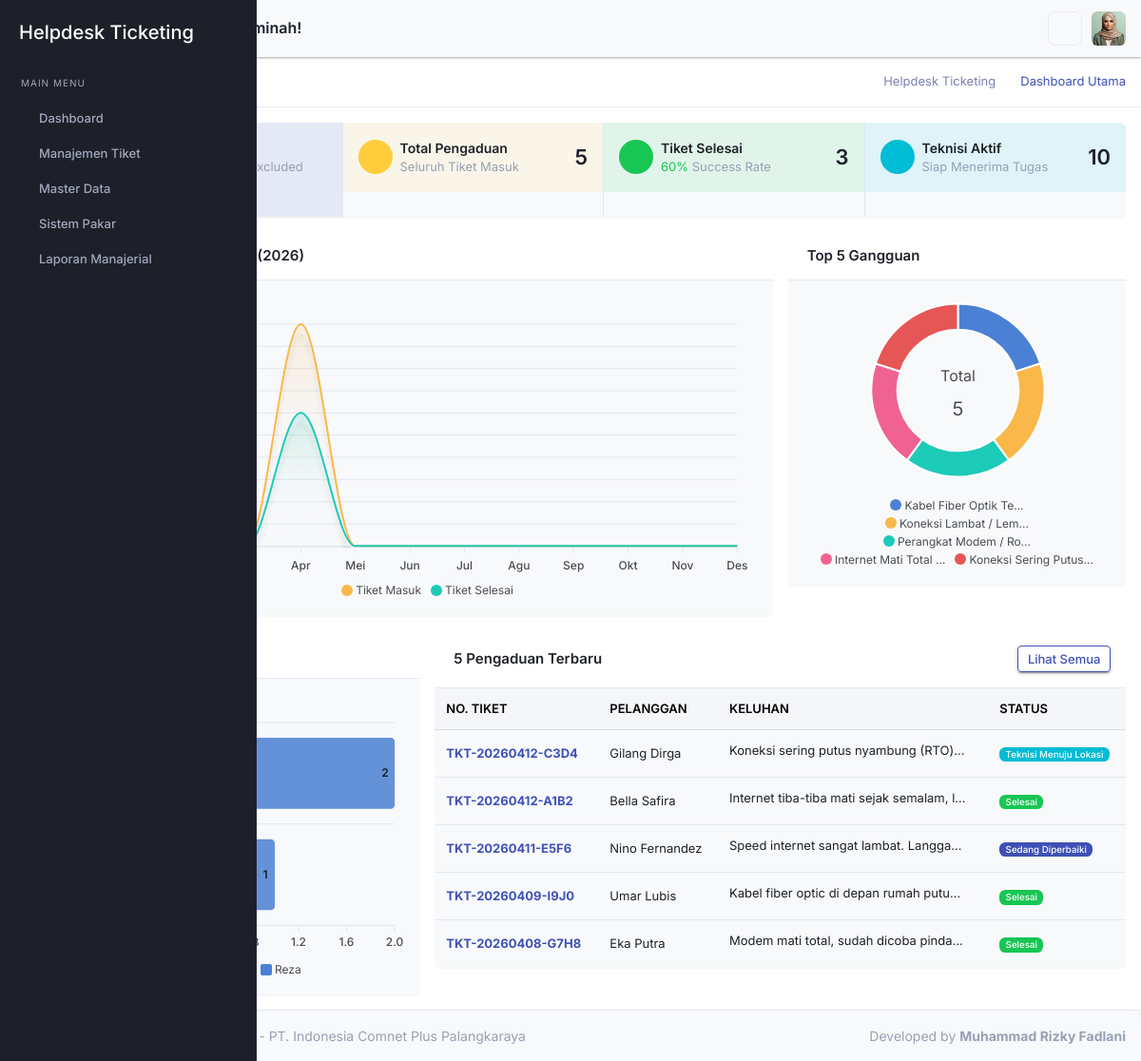
The app's page /admin/index.php (signed in) with its own data.
### tables this page shows
CREATE TABLE `pengaturan` (
  `id_pengaturan` int(11) NOT NULL,
  `nama_aplikasi` varchar(100) NOT NULL DEFAULT 'yHelpdesk Ticketing',
  `nama_instansi` varchar(150) NOT NULL DEFAULT 'PT. ICON+',
  `telp_instansi` varchar(20) NOT NULL,
  `email_instansi` varchar(100) NOT NULL,
  `alamat_instansi` text NOT NULL,
  `nama_pimpinan` varchar(100) NOT NULL,
  `background_login` varchar(255) DEFAULT NULL,
  `nama_dev` varchar(100) NOT NULL,
  `npm_dev` varchar(30) NOT NULL,
  `updated_at` timestamp NOT NULL DEFAULT current_timestamp() ON UPDATE current_timestamp()
);

CREATE TABLE `tiket` (
  `id_tiket` int(11) NOT NULL,
  `no_tiket` varchar(30) NOT NULL,
  `id_pelanggan` int(11) NOT NULL,
  `id_kategori` int(11) NOT NULL,
  `id_karyawan_teknisi` int(11) DEFAULT NULL COMMENT 'Relasi ke karyawan dengan jabatan Teknisi',
  `tgl_lapor` datetime DEFAULT current_timestamp(),
  `keluhan_detail` text NOT NULL,
  `status_tiket` enum('Menunggu Diproses','Teknisi Menuju Lokasi','Sedang Diperbaiki','Selesai','Dibatalkan') DEFAULT 'Menunggu Diproses',
  `catatan_teknisi` text DEFAULT NULL,
  `tgl_selesai` datetime DEFAULT NULL
);

CREATE TABLE `pelanggan` (
  `id_pelanggan` int(11) NOT NULL,
  `no_langganan` varchar(30) NOT NULL,
  `nik_ktp` varchar(20) NOT NULL,
  `nama_pelanggan` varchar(100) NOT NULL,
  `jenis_kelamin` enum('Laki-laki','Perempuan') NOT NULL,
  `no_whatsapp` varchar(15) NOT NULL,
  `email` varchar(100) DEFAULT NULL,
  `alamat_pemasangan` text NOT NULL,
  `titik_koordinat_maps` varchar(100) DEFAULT NULL COMMENT 'Format: Latitude, Longitude',
  `id_paket` int(11) NOT NULL,
  `id_area` int(11) NOT NULL,
  `status_pelanggan` enum('Aktif','Isolir','Cabut') DEFAULT 'Aktif',
  `tgl_pemasangan` date NOT NULL,
  `created_at` timestamp NOT NULL DEFAULT current_timestamp()
);

### admin/pages/dashboard.php (the view, shortened to what the rows shown need)
<div class="row">
    <div class="col-lg-8">
        <div class="card shadow-sm">
            <div class="card-body p-0">
                <div class="table-responsive">
                    <table class="table table-hover align-middle mb-0">
                        <thead class="table-light">
                            <tr>
                                <th>No. Tiket</th>
                                <th>Pelanggan</th>
                                <th>Keluhan</th>
                                <th>Status</th>
                            </tr>
                        </thead>
                        <tbody>
                            <?php
                            $q_recent = query($koneksi, "
                                SELECT t.no_tiket, t.keluhan_detail, t.status_tiket, p.nama_pelanggan
                                FROM tiket t JOIN pelanggan p ON t.id_pelanggan = p.id_pelanggan
                                ORDER BY t.tgl_lapor DESC LIMIT 5
                            ");
                            if(mysqli_num_rows($q_recent) > 0){
                                while($r = mysqli_fetch_assoc($q_recent)){
                                    $badge = 'bg-warning text-dark';
                                    if($r['status_tiket'] == 'Selesai') $badge = 'bg-success';
                                    if($r['status_tiket'] == 'Teknisi Menuju Lokasi') $badge = 'bg-info';
                                    if($r['status_tiket'] == 'Sedang Diperbaiki') $badge = 'bg-primary';
                            ?>
                            <tr>
                                <td><span class="fw-bold text-primary"><?= $r['no_tiket']; ?></span></td>
                                <td><?= htmlspecialchars($r['nama_pelanggan']); ?></td>
                                <td>
                                    <span class="d-inline-block text-truncate" style="max-width: 250px;">
                                        <?= htmlspecialchars($r['keluhan_detail']); ?>
                                    </span>
                                </td>
                                <td><span class="badge <?= $badge; ?>"><?= $r['status_tiket']; ?></span></td>
                            </tr>
                            <?php
                                }
                            } else {
                                echo '<tr><td colspan="4" class="text-center text-muted py-4">Belum ada data tiket.</td></tr>';
                            }
                            ?>
                        </tbody>
                    </table>
                </div>
            </div>
        </div>
    </div>
</div>

### admin/layout/sidebar.php (shortened to what the rows shown need)
<div class="startbar d-print-none">
    <div class="brand">
        <a href="index.php" class="logo">
            <span class="">
                <h4 class="text-white mt-3"><?= htmlspecialchars($pengaturan['nama_aplikasi']); ?></h4>
            </span>
        </a>
    </div>
</div>

### admin/index.php (shortened to what the rows shown need)
<?php
require_once 'inc/koneksi.php';
require_once 'inc/helper.php';
$page = isset($_GET['page']) ? sanitize($koneksi, $_GET['page']) : 'dashboard';
$q_pengaturan = query($koneksi, "SELECT * FROM pengaturan LIMIT 1");
$pengaturan = mysqli_fetch_assoc($q_pengaturan);
include 'layout/header.php';
include 'layout/sidebar.php';
?>
<div class="page-title-box">
    <div class="container-fluid">
        <div class="row gap-0">
            <div class="col-sm-12">
                <div class="page-title-content d-sm-flex justify-content-sm-between align-items-center">
                    <div class="">
                        <ol class="breadcrumb mb-0">
                            <li class="breadcrumb-item"><a
                                    href="index.php"><?= htmlspecialchars($pengaturan['nama_aplikasi']); ?></a></li>
                        </ol>
                    </div>
                </div>
            </div>
        </div>
    </div>
</div>
<div class="page-wrapper">
    <div class="page-content">
        <div class="container-fluid">
            <?php
            if (file_exists("pages/$page.php")) {
                include "pages/$page.php";
            }
            ?>
        </div>
        <?php include 'layout/footer.php'; ?>

### admin/layout/footer.php (shortened to what the rows shown need)
<footer class="footer text-center text-sm-start d-print-none">
    <div class="container-fluid">
        <div class="row">
            <div class="col-12 px-0">
                <div class="card mb-0 rounded-bottom-0 border-0">
                    <div class="card-body">
                        <p class="text-muted mb-0">
                            <?= htmlspecialchars($pengaturan['nama_aplikasi']); ?> -
                            <?= htmlspecialchars($pengaturan['nama_instansi']); ?>
                            <span class="text-muted d-none d-sm-inline-block float-end">
                                Developed by
                                <strong><?= htmlspecialchars($pengaturan['nama_dev']); ?></strong>
                            </span>
                        </p>
                    </div>
                </div>
            </div>
        </div>
    </div>
</footer>
</div>
</div>
</body>
</html>

### records on screen
pengaturan: nama_aplikasi "Helpdesk Ticketing", nama_instansi "PT. Indonesia Comnet Plus Palangkaraya", nama_dev "Muhammad Rizky Fadlani"
tiket: no_tiket "TKT-20260412-C3D4", id_pelanggan.nama_pelanggan "Gilang Dirga", keluhan_detail "Koneksi sering putus nyambung (RTO)…", status_tiket "Teknisi Menuju Lokasi"
tiket: no_tiket "TKT-20260412-A1B2", id_pelanggan.nama_pelanggan "Bella Safira", keluhan_detail "Internet tiba-tiba mati sejak semalam, l…", status_tiket "Selesai"
tiket: no_tiket "TKT-20260411-E5F6", id_pelanggan.nama_pelanggan "Nino Fernandez", keluhan_detail "Speed internet sangat lambat. Langga…", status_tiket "Sedang Diperbaiki"
tiket: no_tiket "TKT-20260409-I9J0", id_pelanggan.nama_pelanggan "Umar Lubis", keluhan_detail "Kabel fiber optic di depan rumah putu…", status_tiket "Selesai"
tiket: no_tiket "TKT-20260408-G7H8", id_pelanggan.nama_pelanggan "Eka Putra", keluhan_detail "Modem mati total, sudah dicoba pinda…", status_tiket "Selesai"

### other values on screen
$judul_aktif "Dashboard Utama"
$tot_tiket "5"
$rasio_selesai "60"
$tot_selesai "3"
$tot_teknisi "10"
